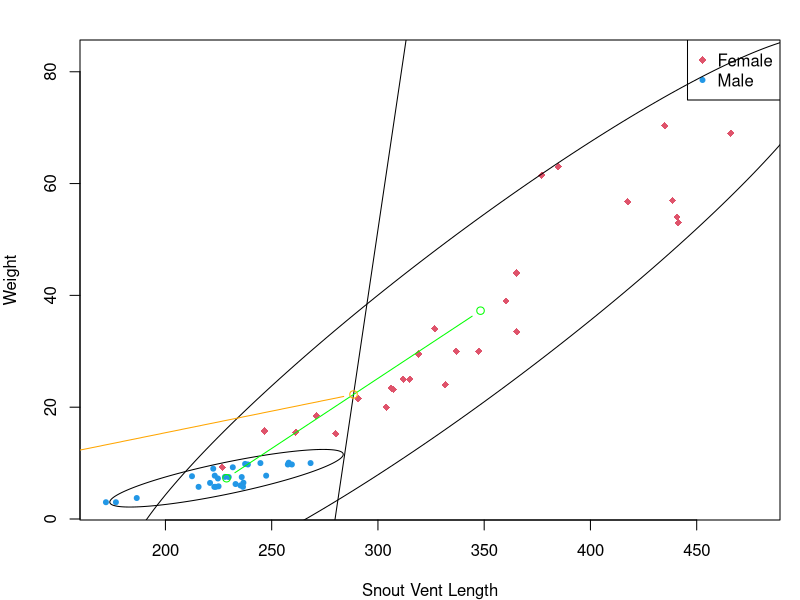

The R script that drew this image:
## ---- chunk 1
knitr::opts_chunk$set(echo = TRUE)
## ---- chunk 2
library(MASS)
options(digits=4)
## ---- chunk 3
#import data
data <- read.table("data/anaconda.dat")

n1 <- 28
n2 <- 28

#set up X
X_1 <- as.matrix(data[1:n1,1:2])
X_2 <- as.matrix(data[(n1+1):(n1+n2),1:2])

names <- c('Snout Vent Length', 'Weight')
colnames(X_1)<- names
colnames(X_2) <- names

r <- length(names)

sampleMean<-function(X, n) {
  Ones <- rep(1,n)
  return (1/n * t(X)%*%Ones)
}

sampleCovariance<-function(X, n, sample_mean) {
  Ones <- rep(1,n)
  return (1/(n-1) * t(X - Ones%*%t(sample_mean))%*%(X - Ones%*%t(sample_mean)))
}
## ---- chunk 4
# Returns true if we reject the Ho: the populations are the same. Returns false if we fail to reject.
hotelling_test<-function(X_1, X_2, alpha=0.05, print=FALSE) {
  n1 <- length(X_1[,1])
  n2 <- length(X_2[,1])
  p <- length(X_1[1,])
  
  # Compute sample mean and S
  x1_sample_mean <- sampleMean(X_1, n1)
  x2_sample_mean <- sampleMean(X_2, n2)
  S1 <- sampleCovariance(X_1, n1, x1_sample_mean)
  S2 <- sampleCovariance(X_2, n2, x2_sample_mean)
  Spooled <- (n1-1)/(n1+n2-2) * S1 + (n2-1)/(n1+n2-2) * S2
  
  # Compute Hotelling's T^2 statistic
  diff <- x1_sample_mean - x2_sample_mean
  T_2 <- t(diff)%*%solve((1/n1 + 1/n2)*Spooled)%*%diff
  F <- (n1+n2-2)*p / (n1+n2-1-p) * qf(1-alpha, df1=p, df2=n1+n2-1-p)
  
  # Print the results if specified
  if (print) {
    cat('Reject if T_2 =', T_2, ' > ', F, '= F', fill=TRUE)
  }
  
  return (T_2 > F)
}

reject <- hotelling_test(X_1, X_2, alpha=0.05, print=TRUE)
cat('H_0: u_1 = u_2. Hypothesis rejected? --->', reject)

## ---- chunk 5
# If x_0 is NULL, the classifier is printed and nothing else is done
fisher<-function(X_1, X_2, x_0=NULL) {
  n1 <- length(X_1[,1])
  n2 <- length(X_2[,1])
  
  # Compute sample mean and S
  x1_sample_mean <- sampleMean(X_1, n1)
  x2_sample_mean <- sampleMean(X_2, n2)
  S1 <- sampleCovariance(X_1, n1, x1_sample_mean)
  S2 <- sampleCovariance(X_2, n2, x2_sample_mean)
  Spooled <- (n1-1)/(n1+n2-2) * S1 + (n2-1)/(n1+n2-2) * S2
  
  # Compute the classification
  w <- t(x1_sample_mean - x2_sample_mean) %*% solve(Spooled)
  mid <- 1/2*(x1_sample_mean + x2_sample_mean)
  
  # Print our classifier or classify the value
  if (is.null(x_0))
    cat(w, '*(x_0 -', mid, ') >= 0')
  else {
    result <- w%*%(x_0 - mid)
    if (result >= 0) {
      return (1)
    }
    return (2) 
  }
}
## ---- chunk 6
# Use the classifier with our whole population, without predicting anything
fisher(X_1, X_2)
## ---- chunk 7
# Returns 0 if then prediction is correct, 1 otherwise. 
classify<-function(X_1, X_2, x_0, expeted_class) {
  if ( fisher(X_1, X_2, x_0) != expeted_class ) {
    return (1)
  }
  return (0)
}

# Use the classifier with our whole population, without predicting anything
errors <- 0
for (i in 1:n1) {
  errors <- errors + classify(X_1, X_2, X_1[i,], 1)
}
for (i in 1:n2) {
  errors <- errors + classify(X_1, X_2, X_2[i,], 2)
}
AER <- errors / (n1+n2)
cat( fractions(AER), '=', errors, '/', (n1+n2))
## ---- chunk 8
# Use the classifier with our whole population, without predicting anything
errors <- 0
for (i in 1:n1) {
  errors <- errors + classify(X_1[-i,], X_2, X_1[i,], 1)
}
for (i in 1:n2) {
  errors <- errors + classify(X_1, X_2[-i,], X_2[i,], 2)
}
EAER <- errors / (n1+n2)
cat( fractions(EAER), '=', errors, '/', (n1+n2))
## ---- chunk 9
#library(rrcov)
library(mixtools)
par(mfrow=c(1,1), mar=c(4,4,2,1))
plot(data$V1,data$V2,xlab=names[1],ylab=names[2],
     pch=rep(c(18,20),each=28),col=rep(c(2,4),each=28),main="")
legend("topright",legend=c("Female","Male"), pch=c(18,20), col=c(2,4),cex=1)

# Method 1
x1 <- X_1
x2 <- X_2

# compute sample mean vectors:
x1.mean <- colMeans(x1)
x2.mean <- colMeans(x2)

# compute pooled estimate for the covariance matrix:
S.u <- (n1-1)/(n1+n2-2) * var(x1) + (n2-1)/(n1+n2-2) * var(x2)
w <- solve(S.u)%*%(x1.mean-x2.mean)
w0 <- -(x1.mean+x2.mean)%*%w/2

lines(data[,1],-(w[1]*data[,1]+w0)/w[2])

lines(cbind(x1.mean, x2.mean))


alpha <- .05
ellipse(x1.mean, var(x1), alpha=alpha, npoints=250, newplot=FALSE)
ellipse(x2.mean, var(x2), alpha=alpha, npoints=250, newplot=FALSE)

# Compute line between mean points and the line w
points(c(x2.mean[1],x1.mean[1]), c(x2.mean[2],x1.mean[2]), type='b', col='green')
mid <- (x1.mean + x2.mean)/2
points(c(w[1], mid[1]), c(w[2], mid[2]), type='b', col='orange')
